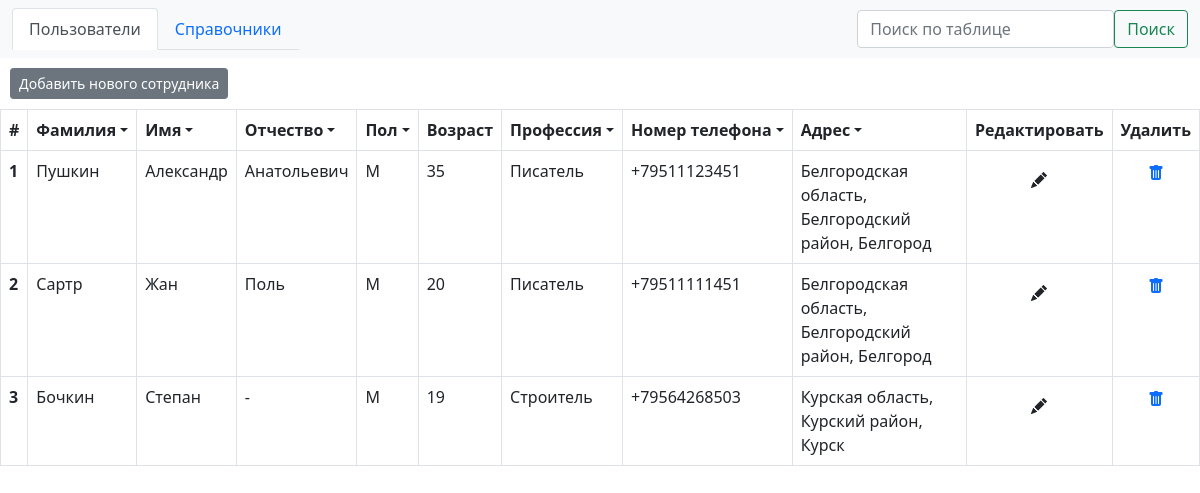
/, run on an earlier commit of the app's database.
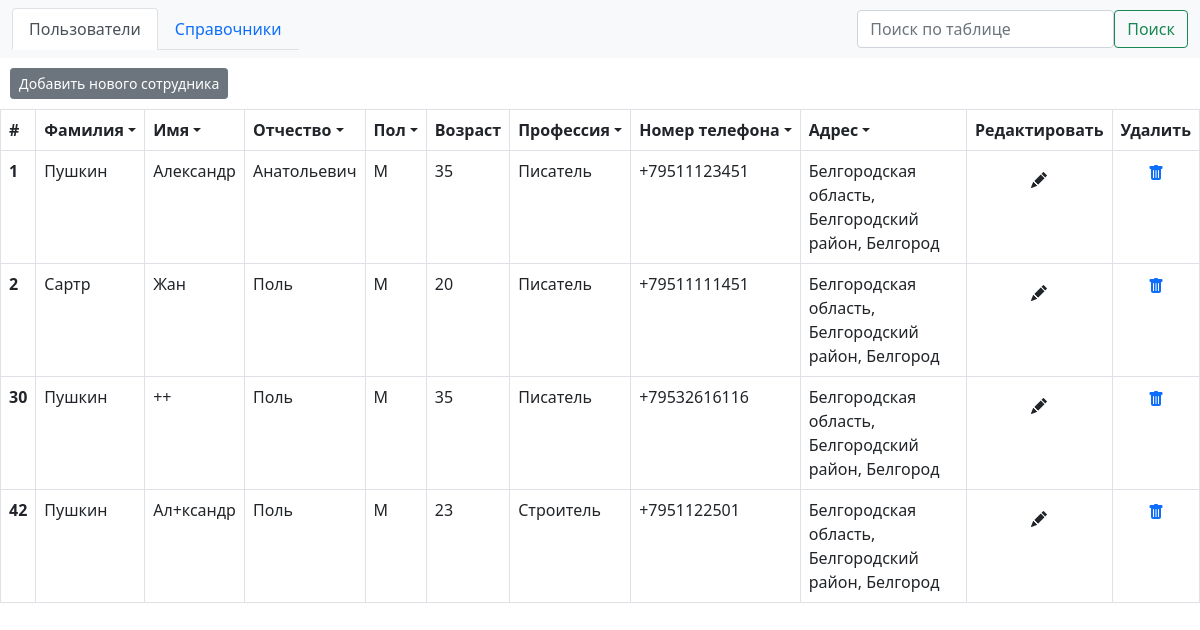
And on a later commit of the database.
### task_app/models.py (models this page shows, shortened)
class User(models.Model):
    surname = models.CharField(max_length=100, blank=False)
    middle_name = models.CharField(max_length=100, blank=False, default='-')
    first_name = models.CharField(max_length=100, blank=False)
    sex = models.ForeignKey(Sex, on_delete=models.PROTECT, default='М')
    age = models.PositiveSmallIntegerField(blank=False)
    phoneNumber = models.OneToOneField(PhoneNumber, on_delete=models.PROTECT)
    profession = models.ForeignKey(Profession, on_delete=models.PROTECT)
    area = models.ForeignKey(Aria, on_delete=models.PROTECT)
    district = models.ForeignKey(District, on_delete=models.PROTECT)
    city = models.ForeignKey(City, on_delete=models.PROTECT)
    class Meta:
         verbose_name = "Пользователь"
         verbose_name_plural = "Пользователи"
    def get_address(self):
        return f'{self.area} область, {self.district} р-н, г. {self.city}'

class Sex(models.Model):
    SEX = [
        ('М', 'Мужчина'),
        ('Ж', 'Женщина')
    ]
    sex = models.CharField("sex", choices=SEX, blank=False, max_length=1, unique=True) # М или Ж
    def __str__(self):
        return self.sex
    class Meta:
         verbose_name = "Пол"
         verbose_name_plural = "Пол"

class Profession(models.Model):
    text = models.CharField(max_length=150, blank=False, unique=True)
    def __str__(self):
        return self.text
    class Meta:
         verbose_name = "Профессия"
         verbose_name_plural = "Профессии"

class PhoneNumber(models.Model):
    phoneNumberRegex = RegexValidator(regex = r"^\+?1?\d{8,15}$")
    phoneNumber = models.CharField(validators = [phoneNumberRegex], max_length = 16, unique = True)
    def __str__(self):
        return self.phoneNumber
    class Meta:
         verbose_name = "Номер телефона"
         verbose_name_plural = "Номера телефона"

class Aria(models.Model):
    text = models.CharField(max_length=150, blank=False)
    def __str__(self):
        return self.text
    class Meta:
         verbose_name = "Область"
         verbose_name_plural = "Области"

class District(models.Model):
    text = models.CharField(max_length=150, blank=False)
    def __str__(self):
        return self.text
    class Meta:
         verbose_name = "Район"
         verbose_name_plural = "Районы"

class City(models.Model):
    text = models.CharField(max_length=150, blank=False)
    def __str__(self):
        return self.text
    class Meta:
         verbose_name = "Город"
         verbose_name_plural = "Города"

### task_app/views.py (the view)
# urls.py: path('', index, name='index'),
def index(request):
    users = User.objects.all()
    surnames = users.all().values('surname').distinct()
    middle_names = users.all().values('middle_name').distinct()
    first_names = users.all().values('first_name').distinct()
    address_list = list(set([a.get_address() for a in users]))
    professions = Profession.objects.all()
    phoneNumbers = PhoneNumber.objects.all()
    cities = City.objects.all()
    arias = Aria.objects.all()
    districts = District.objects.all()
    sex = Sex.objects.all()
    context = {'users': users,
               'surnames': surnames,
               'middle_names': middle_names,
               'first_names': first_names,
               'address_list': address_list,
               'professions': professions,
               'phoneNumbers': phoneNumbers,
               'cities': cities,
               'arias': arias,
               'sex': sex,
               'districts': districts,
               'add_prof_form': ProfessionForm(),
               'modify_prof_form': ProfessionForm(),
               'form_add_user': UserForm(),
               }
    return render(request, 'task_app/base.html', context=context)

### task_app/forms.py
class ProfessionForm(forms.Form):
    text = forms.CharField(
        widget=forms.TextInput(
            attrs={
                'class': 'form-control'
            }
        ),
        label='Введите название',
        max_length=150,
    )

### task_app/templates/task_app/base.html (shortened to what the changed rows need)
{% load static %}
<!doctype html>
<html lang="ru">
<head>
    <link href="https://cdn.jsdelivr.net/npm/bootstrap@5.0.1/dist/css/bootstrap.min.css" rel="stylesheet"
>
</head>
<body>
{% block content%}
<div class="tab-content" id="myTabContent">
    <div class="tab-pane fade show active" id="users" role="tabpanel" aria-labelledby="home-tab">
        <table class="table table-bordered" id="table_users">
            <thead>
            <tr>
                <th scope="col" style="vertical-align: middle;">#</th>
                <th scope="col" style="vertical-align: middle;">
                    <p class="dropdown-toggle" type="button" id="dropdownMenuSurames" data-toggle="dropdown"
                       aria-expanded="false" style="margin: 0;">Фамилия</p>
                </th>
                <th scope="col" style="vertical-align: middle;">
                    <p class="dropdown-toggle" type="button" id="dropdownMenuNames" data-toggle="dropdown"
                       aria-expanded="false" style="margin: 0;">Имя</p>
                </th>
                <th scope="col" style="vertical-align: middle;">
                    <p class="dropdown-toggle" type="button" id="dropdownMenuMiddleNames" data-toggle="dropdown"
                       aria-expanded="false" style="margin: 0;">Отчество</p>
                </th>
                <th scope="col" style="vertical-align: middle;">
                    <p class="dropdown-toggle" type="button" id="dropdownMenuSex" data-toggle="dropdown"
                       aria-expanded="false" style="margin: 0;">Пол</p>
                </th>
                <th scope="col" style="vertical-align: middle;">Возраст</th>
                <th scope="col" style="vertical-align: middle;">
                    <p class="dropdown-toggle" type="button" id="dropdownMenuProfession" data-toggle="dropdown"
                       aria-expanded="false" style="margin: 0;">Профессия</p>
                </th>
                <th scope="col" style="vertical-align: middle;">
                    <p class="dropdown-toggle" type="button" id="dropdownMenuPhonenumber" data-toggle="dropdown"
                       aria-expanded="false" style="margin: 0;">Номер телефона</p>
                </th></th>
                <th scope="col" style="vertical-align: middle;">
                    <p class="dropdown-toggle" type="button" id="dropdownMenuAddress" data-toggle="dropdown"
                       aria-expanded="false" style="margin: 0;">Адрес</p>
                </th>
                <th scope="col" style="vertical-align: middle;">Редактировать</th>
                <th scope="col" style="vertical-align: middle;">Удалить</th>
            </tr>
            </thead>
            <tbody>
            {% for user in users %}
            <tr>
                <th scope="row">{{ user.pk}}</th>
                <td>{{ user.surname}}</td>
                <td>{{ user.first_name}}</td>
                <td>{{ user.middle_name}}</td>
                <td>{{ user.sex}}</td>
                <td>{{ user.age}}</td>
                <td>{{ user.profession}}</td>
                <td>{{ user.phoneNumber}}</td>
                <td>{{ user.area}} область, {{ user.district}} район, {{ user.city}}</td>
                     <td style="text-align: center">
                    <button type="button" class="btn" data-toggle="modal" data-target="#modifyUser" id="user_modify_icon_{{user.pk}}"  onclick="openModifyUserForm(this)">
                    </button>
                </td>
            <td style="text-align: center"><a data-toggle="modal" data-target="#deleteUser" href="#" id="user_delete_icon_{{user.pk}}"  onclick = "openDelUser(this)" >
                </a></td>
            </tr>
            {% endfor %}
            </tbody>
        </table>
    </div>
</div>
{% endblock %}
</body>
</html>

What changed in the data, as far as the page shows it:
removed User: pk "3", surname "Бочкин", first_name "Степан", middle_name "-", sex "М", age "19", profession "Строитель", phoneNumber "+79564268503", area "Курская", district "Курский", city "Курск"
added User: pk "30", surname "Пушкин", first_name "++", middle_name "Поль", sex "М", age "35", profession "Писатель", phoneNumber "+79532616116", area "Белгородская", district "Белгородский", city "Белгород"
added User: pk "42", surname "Пушкин", first_name "Ал+ксандр", middle_name "Поль", sex "М", age "23", profession "Строитель", phoneNumber "+7951122501", area "Белгородская", district "Белгородский", city "Белгород"
